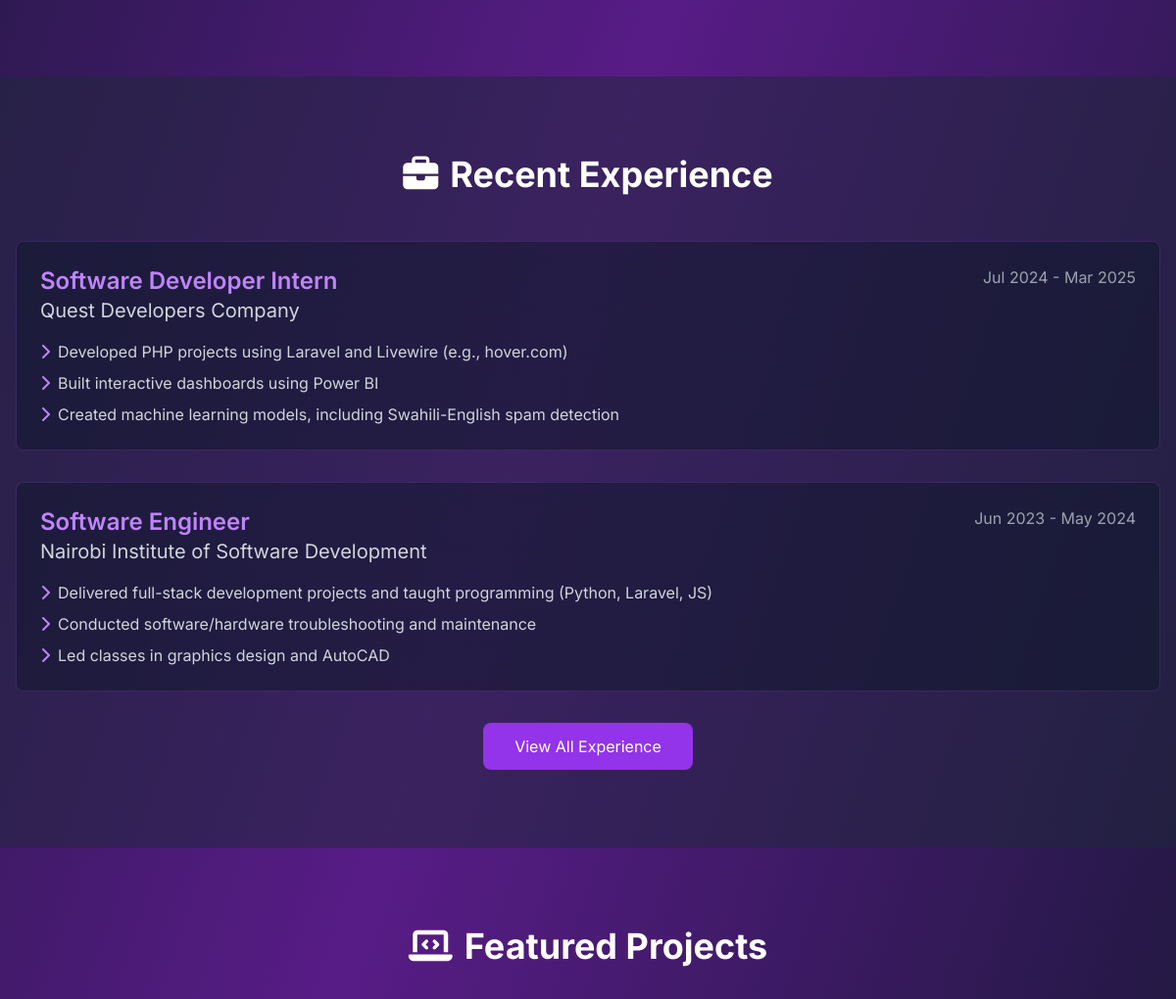
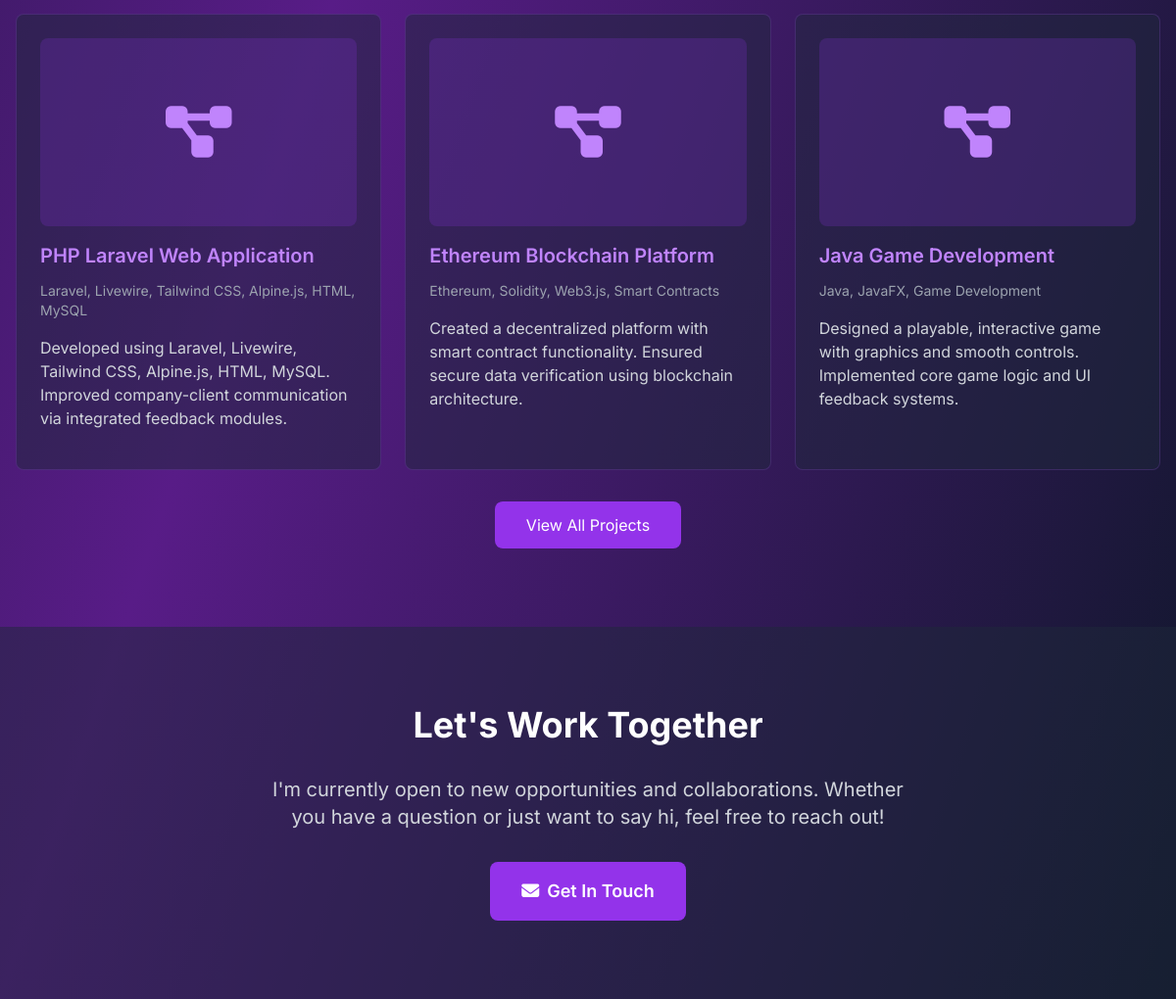
The app's page / (lower part), older data (2 pictures, top to bottom).
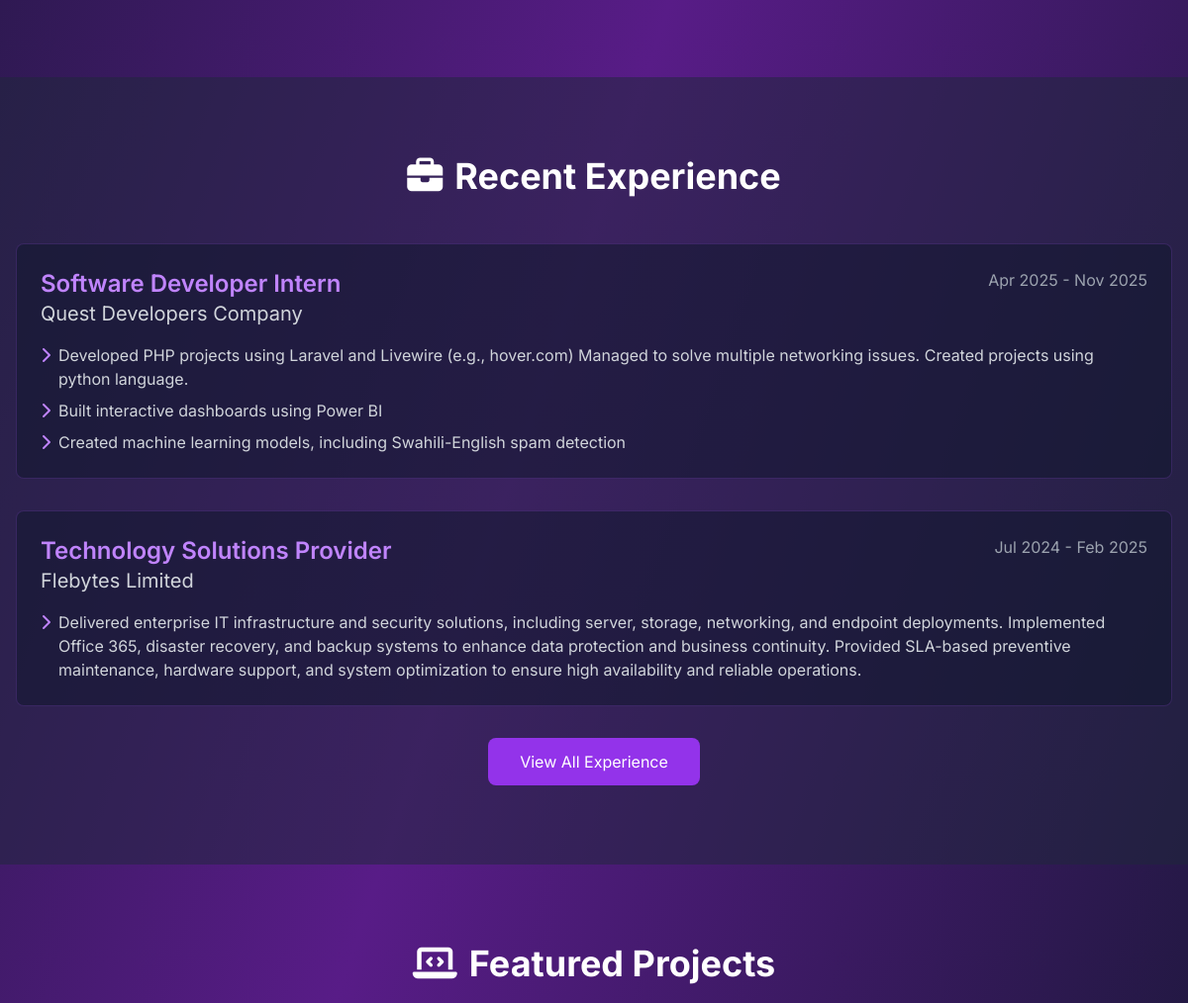
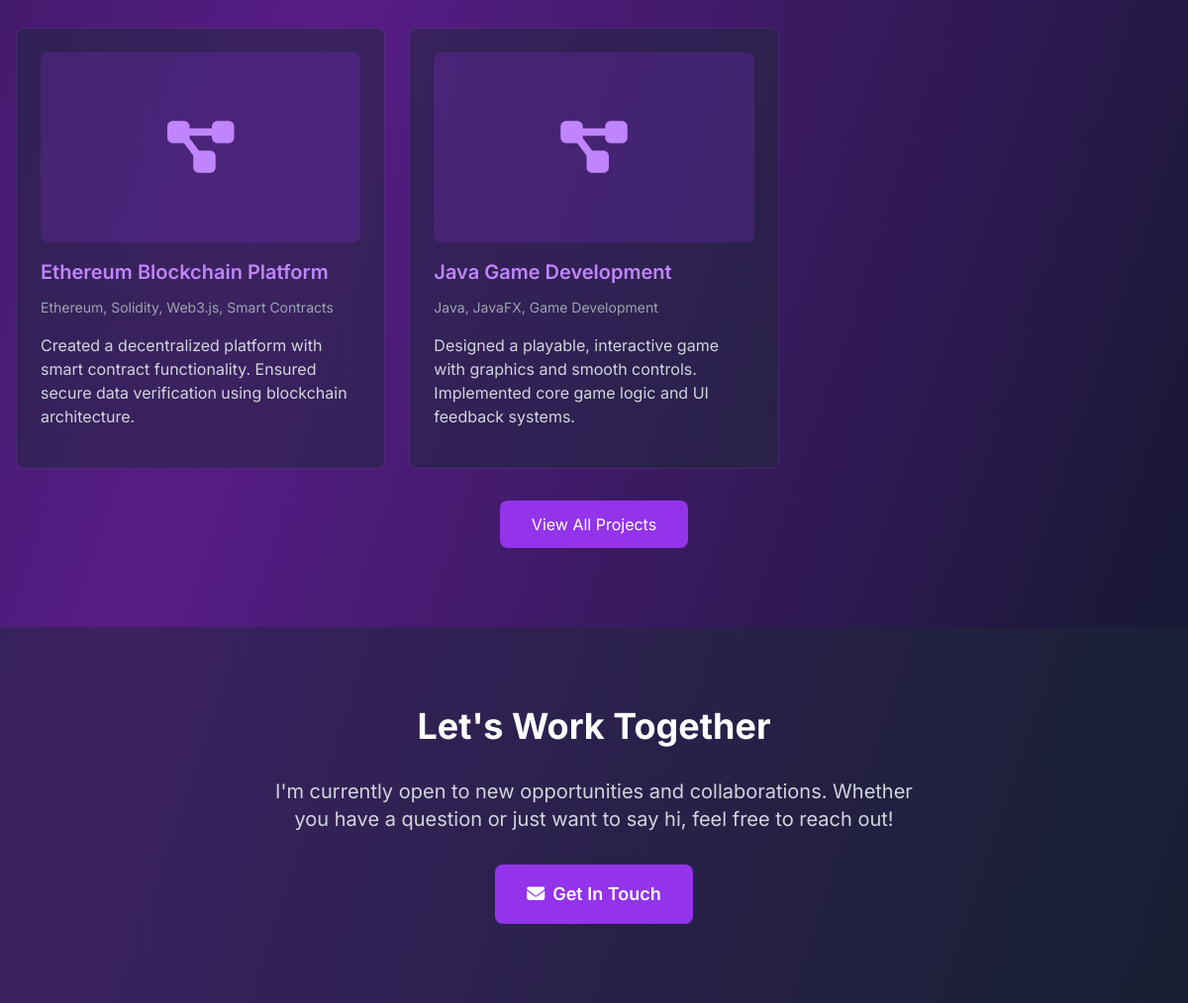
The same page, newer data (2 pictures, top to bottom).
### portfolio/models.py (models this page shows, shortened)
class Experience(models.Model):
    title = models.CharField(max_length=200)
    company = models.CharField(max_length=200)
    location = models.CharField(max_length=100, blank=True)
    start_date = models.DateField()
    end_date = models.DateField(null=True, blank=True)
    description = models.TextField()
    currently_working = models.BooleanField(default=False)
    created_at = models.DateTimeField(auto_now_add=True)
    class Meta:
        ordering = ['-start_date']
        verbose_name = 'Experience'
        verbose_name_plural = 'Experiences'
    @property
    def duration(self):
        end = 'Present' if self.currently_working else self.end_date.strftime('%b %Y')
        return f"{self.start_date.strftime('%b %Y')} - {end}"

class Achievement(models.Model):
    experience = models.ForeignKey(
        Experience,
        on_delete=models.CASCADE,
        related_name='achievements'
    )
    description = models.TextField()
    order = models.IntegerField(default=0)
    class Meta:
        ordering = ['order']
        verbose_name = 'Achievement'
        verbose_name_plural = 'Achievements'

class Project(models.Model):
    title = models.CharField(max_length=200)
    description = models.TextField()
    technologies = models.CharField(max_length=300)
    github_url = models.URLField(blank=True, null=True)
    live_url = models.URLField(blank=True, null=True)
    featured = models.BooleanField(default=False)
    order = models.IntegerField(default=0)
    image = models.ImageField(upload_to='projects/', blank=True, null=True)
    created_at = models.DateTimeField(auto_now_add=True)
    class Meta:
        ordering = ['order', '-created_at']
        verbose_name = 'Project'
        verbose_name_plural = 'Projects'

### portfolio/views.py (the view)
# urls.py: path('', views.home, name='home'),
def home(request):
    try:
        profile = Profile.objects.first()
    except Profile.DoesNotExist:
        profile = None
    education = Education.objects.all()[:3]
    experiences = Experience.objects.all()[:4]
    skill_categories = SkillCategory.objects.prefetch_related('skills').all()
    featured_projects = Project.objects.filter(featured=True)[:6]
    social_links = SocialLink.objects.all()
    context = {
        'profile': profile,
        'education': education,
        'experiences': experiences,
        'skill_categories': skill_categories,
        'projects': featured_projects,
        'social_links': social_links,
    }
    return render(request, 'portfolio/home.html', context)

### portfolio/templates/portfolio/home.html (shortened to what this page needs)
{% extends 'portfolio/base.html' %}
{% block content %}
<section class="py-20 px-4">
</section>
<section class="py-20 px-4 bg-slate-800/50">
    <div class="max-w-7xl mx-auto">
        <h2 class="text-4xl font-bold mb-12 text-center">
            <i class="fas fa-briefcase mr-3"></i>Recent Experience
        </h2>
        <div class="space-y-8">
            {% for exp in experiences|slice:":2" %}
            <div class="bg-slate-900/50 p-6 rounded-lg border border-purple-500/20 card-hover">
                <div class="flex flex-col md:flex-row md:justify-between md:items-start mb-4">
                    <div>
                        <h3 class="text-2xl font-semibold text-purple-400">{{ exp.title }}</h3>
                        <p class="text-xl text-gray-300">{{ exp.company }}</p>
                    </div>
                    <span class="text-gray-400 mt-2 md:mt-0">{{ exp.duration }}</span>
                </div>
                <ul class="space-y-2">
                    {% for achievement in exp.achievements.all|slice:":3" %}
                    <li class="text-gray-300 flex items-start">
                        <i class="fas fa-chevron-right text-purple-400 mr-2 mt-1"></i>
                        {{ achievement.description }}
                    </li>
                    {% endfor %}
                </ul>
            </div>
            {% endfor %}
        </div>
        <div class="text-center mt-8">
            <a href="{% url 'portfolio:experience' %}" class="inline-block bg-purple-600 hover:bg-purple-700 px-8 py-3 rounded-lg transition-colors">
                View All Experience
            </a>
        </div>
    </div>
</section>
<section class="py-20 px-4">
    <div class="max-w-7xl mx-auto">
        <h2 class="text-4xl font-bold mb-12 text-center">
            <i class="fas fa-laptop-code mr-3"></i>Featured Projects
        </h2>
        <div class="grid md:grid-cols-2 lg:grid-cols-3 gap-6">
            {% for project in projects %}
            <div class="bg-slate-800/50 p-6 rounded-lg border border-purple-500/20 hover:border-purple-500/50 transition-all card-hover">
                {% if project.image %}
                <img src="{{ project.image.url }}" alt="{{ project.title }}" class="w-full h-48 object-cover rounded-lg mb-4">
                {% else %}
                <div class="w-full h-48 bg-purple-600/20 rounded-lg mb-4 flex items-center justify-center">
                    <i class="fas fa-project-diagram text-6xl text-purple-400"></i>
                </div>
                {% endif %}
                <h3 class="text-xl font-semibold mb-3 text-purple-400">{{ project.title }}</h3>
                <p class="text-sm text-gray-400 mb-4">{{ project.technologies }}</p>
                <p class="text-gray-300 mb-4">{{ project.description|truncatewords:20 }}</p>
            </div>
            {% endfor %}
        </div>
        <div class="text-center mt-8">
            <a href="{% url 'portfolio:projects' %}" class="inline-block bg-purple-600 hover:bg-purple-700 px-8 py-3 rounded-lg transition-colors">
                View All Projects
            </a>
        </div>
    </div>
</section>
<section class="py-20 px-4 bg-slate-800/50">
    <div class="max-w-7xl mx-auto text-center">
        <h2 class="text-4xl font-bold mb-8">Let's Work Together</h2>
        <p class="text-xl text-gray-300 mb-8 max-w-2xl mx-auto">
            I'm currently open to new opportunities and collaborations.
            Whether you have a question or just want to say hi, feel free to reach out!
        </p>
        <a href="{% url 'portfolio:contact' %}" class="inline-block bg-purple-600 hover:bg-purple-700 px-8 py-4 rounded-lg text-lg font-semibold transition-colors">
            <i class="fas fa-envelope mr-2"></i>Get In Touch
        </a>
    </div>
</section>
{% endblock %}

Row changes from the older to the newer data that the page shows:
no longer on this page (row edited): Experience: title "Software Engineer", company "Nairobi Institute of Software Development", duration "Jun 2023 - May 2024"
no longer on this page (row unchanged): Achievement: description "Delivered full-stack development projects and taught programming (Python, Laravel, JS)", shown under "Software Engineer"
no longer on this page (row unchanged): Achievement: description "Conducted software/hardware troubleshooting and maintenance", shown under "Software Engineer"
no longer on this page (row unchanged): Achievement: description "Led classes in graphics design and AutoCAD", shown under "Software Engineer"
removed Project: title "PHP Laravel Web Application", technologies "Laravel, Livewire, Tailwind CSS, Alpine.js, HTML, MySQL", description "Developed using Laravel, Livewire, Tailwind CSS, Alpine.js, HTML, MySQL. Improved company-client communication via integrated feedback modules."
changed Experience "Software Developer Intern": duration "Jul 2024 - Mar 2025" → "Apr 2025 - Nov 2025"
changed Achievement: description "Developed PHP projects using Laravel and Livewire (e.g., hover.com)" → "Developed PHP projects using Laravel and Livewire (e.g., hover.com) Managed to solve multiple networking issues. Created projects using python language."
added Experience: title "Technology Solutions Provider", company "Flebytes Limited", duration "Jul 2024 - Feb 2025"
added Achievement: description "Delivered enterprise IT infrastructure and security solutions, including server, storage, networking, and endpoint deployments. Implemented Office 365, disaster recovery, and backup systems to enhance data protection and business continuity. Provided SLA-based preventive maintenance, hardware support, and system optimization to ensure high availability and reliable operations.", shown under "Technology Solutions Provider"
